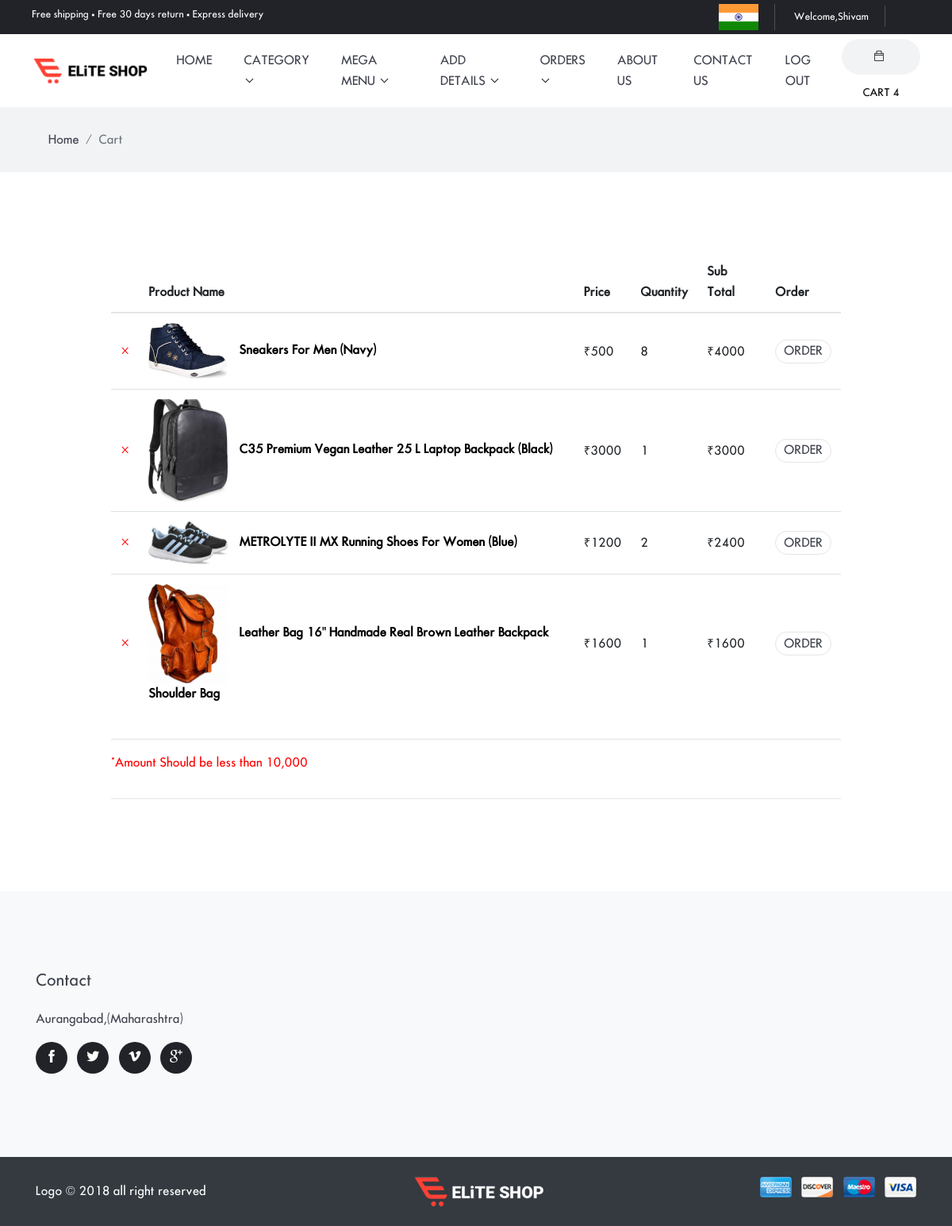
Page /mycart/ (signed in) on the committed database.
### shopping/models.py (models this page shows, shortened)
class AddToCart(models.Model):
    usr=models.ForeignKey(User,on_delete=models.CASCADE,null=True)
    pro=models.ForeignKey(Product,on_delete=models.CASCADE,null=True)
    totalprice=models.IntegerField(null=True)
    quantity=models.IntegerField(null=True)
    size=models.CharField(max_length=100,null=True,blank=True)

class Product(models.Model):
    Subcat = models.ForeignKey(Subcategory, on_delete=models.CASCADE, null=True)
    name = models.CharField(max_length=100,null=True)
    price = models.IntegerField(null=True)
    stock = models.IntegerField(null=True)
    img1 =models.FileField(null=True)
    img2 = models.FileField(null=True)
    img3 = models.FileField(null=True)
    des=models.TextField(null=True)
    size=models.CharField(max_length=100,null=True,blank=True)

### shopping/views.py (the view)
# urls.py: path('mycart/',cart,name='mycart'),
def cart(request):
    my=AddToCart.objects.filter(usr=request.user)
    total = 0
    for i in my:
        total+=i.totalprice
    d = {"allcat": allcat,'my':my,'mycart':mycartdata(request.user),'total':total}
    return render(request,'cart.html',d)

### shopping/views.py (called while the page is built)
def allcat():
    allcat = Category.objects.all()
    return allcat

def mycartdata(User=None):
    cartlist = []
    if User.is_authenticated:
        cart=AddToCart.objects.filter(usr=User)[::-1]
        cartlist=cart[:2]
    return cartlist

### shopping/templates/cart.html (shortened to what this page needs)
{%extends 'base.html' %}
{%load static%}
{%block body%}
<div class="main-wrapper">
<nav class="bg-gray py-3">
  <div class="container">
    <ol class="breadcrumb">
      <li class="breadcrumb-item"><a href="{% url 'home' %}">Home</a></li>
      <li class="breadcrumb-item active" aria-current="page">Cart</li>
    </ol>
  </div>
</nav>
<div class="section">
  <div class="cart shopping">
    <div class="container">
      <div class="row">
        <div class="col-md-10 mx-auto">
          <div class="block">
            <div class="product-list">
                <div class="table-responsive">
                  <table class="table cart-table">
                    <thead>
                      <tr>
                        <th></th>
                        <th>Product Name</th>
                        <th>Price</th>
                        <th>Quantity</th>
                        <th>Sub Total</th>
                        <th>Order</th>
                      </tr>
                    </thead>
                    <tbody>
                    {%for i in my%}
                      <tr>
                        <td>
                          <a class="product-remove" href="{% url 'remove' i.id%}">&times;</a>
                        </td>
                        <td>
                          <div class="product-info">
                            <img  class="img-fluid" src="{{i.pro.img1.url}}" alt="product-img" length="100px" width="100px"/>
                            <a href="{% url 'prod' i.pro.id%}">{{i.pro.name}}</a>
                          </div>
                        </td>
                        <td>&#8377;{{i.pro.price}}</td>
                        <td>{{i.quantity}}</td>
                        <td>&#8377;{{i.totalprice}}</td>
                        {%if i.totalprice < 10000   and i.totalprice > 0  %}
                        <td><a href="{% url 'ship' i.id%}"> <button class="btn btn-primary float-centre">Order</button></a></td>
                        {%endif%}
                      </tr>
                    {%endfor%}
                    </tbody>
                  </table>
                </div>
                <hr>
                <div class="d-flex flex-column flex-md-row align-items-center text-red mb-2">
                  <p style="color:red;"> *Amount Should be less than 10,000 </p>
                </div>
                <hr>
            </div>
          </div>
        </div>
      </div>
    </div>
  </div>
</div>
{%endblock%}

### shopping/templates/base.html (shortened to what this page needs)
<!DOCTYPE html>
<html lang="zxx">
<head>
  {% load static %}
  <link rel="stylesheet" href="{% static 'plugins/bootstrap/bootstrap.min.css' %}">
  <link rel="stylesheet" href="{% static 'plugins/themify-icons/themify-icons.css' %}">
  <link rel="stylesheet" href="{% static 'plugins/slick/slick.css' %}">
  <link rel="stylesheet" href="{% static 'plugins/venobox/venobox.css' %}">
  <link rel="stylesheet" href="{% static 'plugins/animate/animate.css' %}">
  <link rel="stylesheet" href="{% static 'plugins/aos/aos.css' %}">
  <link rel="stylesheet" href="{% static 'plugins/bootstrap-touchspin-master/jquery.bootstrap-touchspin.min.css' %}">
  <link rel="stylesheet" href="{% static 'plugins/nice-select/nice-select.css' %}">
  <link rel="stylesheet" href="{% static 'plugins/bootstrap-slider/bootstrap-slider.min.css' %}">
  <link href="{% static 'css/style.css' %}" rel="stylesheet">
</head>
<body>
<header>
  <div class="top-header">
    <div class="row">
      <div class="col-lg-6 text-center text-lg-left">
        <p class="text-white mb-lg-0 mb-1">Free shipping • Free 30 days return • Express delivery</p>
      </div>
      <div class="col-lg-6 text-center text-lg-right">
        <ul class="list-inline">
          <li class="list-inline-item"><img  length="20px" width="50px" src="{% static 'images/india-flag.jpg' %}" alt="flag"></li>
          <li class="list-inline-item"><a href="{% url 'dash' 'Allorder'%}">{%if request.user.is_authenticated%}Welcome,{%endif%}{{request.user.first_name}}</a></li>
        </ul>
      </div>
    </div>
  </div>
</header>
<nav class="navbar navbar-expand-lg navbar-light bg-white w-100" id="navbar">
  <a class="navbar-brand order-2 order-lg-1" href="{% url 'home'%}"><img class="img-fluid" src="{% static 'images/logo.png' %}" alt="logo"></a>
  <div class="collapse navbar-collapse order-1 order-lg-2" id="navbarSupportedContent">
    <ul class="navbar-nav mx-auto">
      <li class="nav-item">
        <a class="nav-link" href="{% url 'home'%}">home</a>
      </li>
      <li class="nav-item dropdown view">
        <a class="nav-link dropdown-toggle" href="shop.html" role="button" data-toggle="dropdown" aria-haspopup="true"
          aria-expanded="false">
          Category
        </a>
      </li>
      <li class="nav-item dropdown mega-dropdown">
        <a class="nav-link dropdown-toggle" href="#" role="button" data-toggle="dropdown" aria-haspopup="true"
          aria-expanded="false">
          Mega Menu
        </a>
      </li>
      {% if request.user.is_staff%}
      <li class="nav-item dropdown view">
        <a class="nav-link dropdown-toggle" href="shop.html" role="button" data-toggle="dropdown" aria-haspopup="true"
          aria-expanded="false">
          Add Details
        </a>
      </li>
      <li class="nav-item dropdown view">
        <a class="nav-link dropdown-toggle" href="shop.html" role="button" data-toggle="dropdown" aria-haspopup="true"
          aria-expanded="false">
          Orders
        </a>
      </li>
       <li class="nav-item">
        <a class="nav-link" href="{% url 'about' %}">about Us</a>
      </li>
      <li class="nav-item">
        <a class="nav-link" href="{% url 'contact' %}">Contact Us</a>
      </li>
      {%endif%}
      {%if not request.user.is_authenticated%}
        <li class="nav-item">
        <a class="nav-link" href="{% url 'login' %}">Login</a>
      </li>
        <li class="nav-item">
        <a class="nav-link" href="{% url 'sign' %}">Sign Up</a>
      </li>
      {%else%}
      <li class="nav-item">
        <a class="nav-link" href="{% url 'ou' %}">Log Out</a>
      </li>
      {%endif%}
    </ul>
  </div>
  <div class="order-3 navbar-right-elements">
    <div class="search-cart">
      {% if request.user.is_authenticated %}
      <div class="cart">
        <button id="cartOpen" class="cart-btn"><i class="ti-bag"></i><span class="d-xs-none">CART</span> {{request.user.addtocart_set.count}}</button>
      </div>
      {%endif%}
    </div>
  </div>
</nav>
{%block body%}
{%endblock%}
<footer class="bg-light">
  <div class="section">
    <div class="container">
      <div class="row">
        <div class="col-md-3 col-sm-6 mb-5 mb-md-0 text-center text-sm-left">
          <h4 class="mb-4">Contact</h4>
          <p>Aurangabad,(Maharashtra)</p>
          <ul class="list-inline social-icons">
            <li class="list-inline-item"><a href="#"><i class="ti-facebook"></i></a></li>
            <li class="list-inline-item"><a href="#"><i class="ti-twitter-alt"></i></a></li>
            <li class="list-inline-item"><a href="#"><i class="ti-vimeo-alt"></i></a></li>
            <li class="list-inline-item"><a href="#"><i class="ti-google"></i></a></li>
          </ul>
        </div>
      </div>
    </div>
  </div>
  <div class="bg-dark py-4">
    <div class="container">
      <div class="row">
        <div class="col-md-5 text-center text-md-left mb-4 mb-md-0 align-self-center">
          <p class="text-white mb-0">Logo &copy; 2018 all right reserved</p>
        </div>
        <div class="col-md-2 text-center text-md-left mb-4 mb-md-0">
          <img src="{% static 'images/logo-alt.png' %}" alt="logo">
        </div>
        <div class="col-md-5 text-center text-md-right mb-4 mb-md-0">
          <ul class="list-inline">
            <li class="list-inline-item"><img class="img-fluid rounded atm-card-img" src="{% static 'images/payment-card/card-1.jpg' %}" alt="card"></li>
            <li class="list-inline-item"><img class="img-fluid rounded atm-card-img" src="{% static 'images/payment-card/card-2.jpg' %}" alt="card"></li>
            <li class="list-inline-item"><img class="img-fluid rounded atm-card-img" src="{% static 'images/payment-card/card-3.jpg' %}" alt="card"></li>
            <li class="list-inline-item"><img class="img-fluid rounded atm-card-img" src="{% static 'images/payment-card/card-4.jpg' %}" alt="card"></li>
          </ul>
        </div>
      </div>
    </div>
  </div>
</footer>
</div>
</body>
</html>

### shopping/static/css/style.css (style rules this page uses)
body { line-height: 26px; font-family: "futura_icgregular"; font-weight: 400; -webkit-font-smoothing: antialiased; font-size: 15px; }
p, .paragraph { font-weight: 400; color: #3f434e; font-size: 15px; line-height: 26px; font-family: "futura_icgregular"; }
h1, h2, h3, h4, h5, h6, .h1, .h2, .h3, .h4, .h5, .h6 { color: #3f434e; font-family: "futura_icgregular"; font-weight: 400; }
h4, .h4 { font-size: 20px; }
.btn { font-size: 15px; font-family: "futura_icgregular"; text-transform: uppercase; padding: 16.5px 45px; font-weight: 400; border: 0; border-radius: 40px; position: relative; transition: .2s ease; }
.btn-primary { background: #ff4135; color: #fff; }
body { background-color: #fff; overflow-x: hidden; }
ol, ul { list-style-type: none; margin: 0px; }
img { vertical-align: middle; border: 0; }
a, a:hover, a:focus { text-decoration: none; }
a, button, select, input, label { cursor: pointer; transition: .2s ease; }
.section { padding-top: 100px; padding-bottom: 100px; }
.breadcrumb { border-radius: 0; background-color: transparent; margin-bottom: 0; }
.breadcrumb-item a { color: #3f434e; }
.bg-gray { background: #f2f3f5; }
.bg-dark { background-color: #3f434e; }
.dropdown-toggle::after { display: inline-block; width: 7px; height: 7px; margin-left: .255em; vertical-align: .255em; content: ""; border: 0; border-bottom: 1px solid #212329; border-right: 1px solid #212329; -webkit-transform: rotate(45deg); transform: rotate(45deg); }
.social-icons li { margin-bottom: 5px; }
.social-icons li a { display: inline-block; height: 40px; width: 40px; border-radius: 50%; background: #212329; font-size: 16px; line-height: 40px; text-align: center; color: #fff; transition: .2s ease; }
.top-header { padding: 5px 40px; background: #212329; }
.top-header p { font-size: 12px; }
.top-header ul li { margin: 0; border-right: 1px solid #4d4f54; padding: 0 20px; position: relative; }
.top-header ul li a { color: #fff; font-size: 12px; }
.top-header ul li:not(:last-child) { margin-right: 0; }
.cart { display: inline-block; }
.cart-btn { height: 45px; padding: 0 25px; line-height: 45px; font-size: 13px; border: 0; border-radius: 40px; background: #f2f3f5; }
.cart-btn i { display: inline-block; margin-right: 5px; }
.navbar { padding: 0 40px; }
.navbar-brand { z-index: 1; }
.navbar-nav { z-index: 1; }
.navbar .nav-item .nav-link { text-transform: uppercase; font-size: 15px; padding: 20px; display: inline-block; }
.navbar .dropdown.mega-dropdown { position: static; }
.navbar-light .navbar-nav .nav-link { color: #3f434e; transition: .2s ease; }
.atm-card-img { max-width: 40px; }
.table thead { border-bottom: 2px solid #e5e5e5; }
.table thead th { border: 0; }
.shopping.cart { display: unset; }
.shopping.cart .product-list .table > tbody > tr > td { vertical-align: middle; }
.shopping.cart .product-list .product-info a { margin-left: 10px; color: #000; font-weight: 600; }
.shopping.cart .product-list .product-remove { color: red; font-size: 20px; }
.cart-table .btn { height: 30px; padding: 0 10px; background: transparent; color: #3f434e; border: 1px solid #e5e5e5; }

### rows in the picture
AddToCart: pro.img1 (picture), pro.name "Sneakers For Men (Navy)", pro.price "500", quantity "8", totalprice "4000", shows "ORDER"
AddToCart: pro.img1 (picture), pro.name "C35 Premium Vegan Leather 25 L Laptop Backpack (Black)", pro.price "3000", quantity "1", totalprice "3000", shows "ORDER"
AddToCart: pro.img1 (picture), pro.name "METROLYTE II MX Running Shoes For Women (Blue)", pro.price "1200", quantity "2", totalprice "2400", shows "ORDER"
AddToCart: pro.img1 (picture), pro.name "Leather Bag 16'' Handmade Real Brown Leather Backpack Shoulder Bag", pro.price "1600", quantity "1", totalprice "1600", shows "ORDER"

### other values in the picture
{{ request.user.first_name }} "Shivam"
{{ request.user.addtocart_set.count }} "4"
